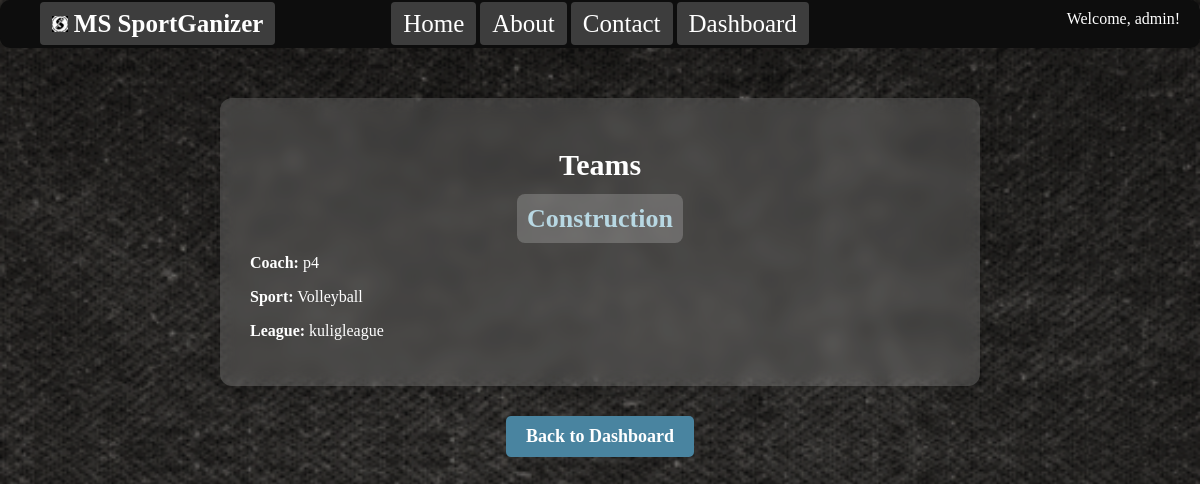
The app's page /teams/6/ (signed in) with its own data.
### accounts/models.py (models this page shows)
class CustomUser(AbstractUser):
    ROLE_CHOICES = [
        ('admin', 'Admin'),
        ('player', 'Player'),
        ('coach', 'Coach'),
    ]
    role = models.CharField(max_length=20, choices=ROLE_CHOICES)
    age = models.IntegerField(null=True, blank=True)
    phone_number = models.CharField(max_length=15, null=True, blank=True)
    sport = models.ForeignKey('app.Sport', on_delete=models.CASCADE, null=True, blank=True)
    team = models.ForeignKey('app.Team', on_delete=models.CASCADE, null=True, blank=True)
    league = models.ForeignKey('app.League', on_delete=models.CASCADE, null=True, blank=True)
    position = models.ForeignKey('app.Position', on_delete=models.CASCADE, null=True, blank=True)
    jersey_number = models.IntegerField(null=True, blank=True)
    coaching_experience = models.TextField(null=True, blank=True)
    def __str__(self):
        return self.username

### app/models.py (models this page shows, shortened)
class Team(models.Model):
    team_name = models.CharField(max_length=100)
    coach = models.ForeignKey(CustomUser, on_delete=models.SET_NULL, null=True, related_name="coached_teams")
    sport = models.ForeignKey(Sport, on_delete=models.CASCADE, related_name="teams")
    league = models.ForeignKey(League, on_delete=models.CASCADE, related_name="teams")

class Sport(models.Model):
    sport_name = models.CharField(max_length=100)
    description = models.TextField(blank=True, null=True)
    rules = models.TextField(blank=True, null=True)
    history = models.TextField(blank=True, null=True)
    icon_path = models.CharField(max_length=255, blank=True)  # Local file path

class League(models.Model):
    league_name = models.CharField(max_length=100)
    sport = models.ManyToManyField(Sport, related_name="leagues")
    location = models.CharField(max_length=100)
    start_date = models.DateField()
    end_date = models.DateField()

### app/views.py (the view)
# urls.py: path('teams/<int:pk>/', TeamsDetailView.as_view(), name='teams_detail'),
class TeamsDetailView(DetailView):
    template_name = 'app/teams/teams_detail.html'
    model = Team
    context_object_name = 'team'

### app/templates/app/teams/teams_detail.html
{% extends 'app/base.html' %}
{% load static %}
{% block content %}
<div class="form-container">
   <h1 class="section-title">Teams</h1>
    <h2 class="team-name"><a href="{% url 'teams_detail' team.pk %}">{{ team.team_name }}</a></h2>
    <p><strong>Coach:</strong> {{ team.coach }}</p>
    <p><strong>Sport:</strong> {{ team.sport.sport_name }}</p>
    <p><strong>League:</strong> {{ team.league.league_name }}</p>
</div>
<div class="back-button">
<a href="{% url 'dashboard' %}" class="back-link">Back to Dashboard</a>
</div>
{% endblock content %}

### app/templates/app/navbar.html
{% load static %}
<header>
    <div class="header-title">
        {% if user.is_authenticated %}
        <h1><a href="{% url 'home' %}"><img src="{% static 'images/favicon.ico' %}" alt="Logo"> MS SportGanizer</a></h1>
        {% endif %}
    </div>
    <nav class="header-nav">
        <a href="{% url 'home' %}">Home</a>
        <a href="{% url 'about' %}">About</a>
        <a href="{% url 'contact' %}">Contact</a>
        {% if user.is_authenticated %}
        <a href="{% url 'dashboard' %}">Dashboard</a>
        {% endif %}
    </nav>
    <div class="header-auth">
        {% if user.is_authenticated %}
            <p>Welcome, {{ user.username }}!</p>
        {% endif %}
    </div>
</header>

### static/css/base.css (style rules this page uses)
body { background-color: #090909; background-image: url("/static/images/exclusive-paper.png"), linear-gradient(to bottom, #000000, #000000); background-blend-mode: normal; background-attachment: fixed; background-size: cover; height: 100vh; margin: 0; overflow-x: hidden; color: white; }
header { background-color: #0d0d0d; border-radius: 10px; padding: 10px; display: flex; justify-content: space-between; }
header a { color: white; text-decoration: none; font-size: 25px; padding: 8px 12px; border-radius: 4px; transition: background-color 0.3s ease; border: none; }
.header-title { flex: 1; }
.header-title h1 { margin: 0; font-size: 24px; }
.header-title h1 a { color: white; text-decoration: none; }
.header-nav { flex: 2; text-align: center; }
.header-auth { flex: 1; text-align: right; }
.header-auth p { display: inline; margin-right: 10px; color: white; }
h1, h3 { color: white; }
a { color: #b8d8e3; text-decoration: none; padding: 10px; background-color: rgba(255, 255, 255, 0.2); border-radius: 8px; transition: background-color 0.3s ease; }

### static/css/table.css (style rules this page uses)
h1 { color: #ffffff; }

### static/css/form.css (style rules this page uses)
h2 { color: #fff; text-align: center; margin-bottom: 15px; font-size: 24px; font-weight: bold; }
h2 { color: #fff; text-align: center; margin-bottom: 20px; font-size: 26px; font-weight: 600; }
.form-container { background: rgba(255, 255, 255, 0.15); padding: 30px; border-radius: 12px; box-shadow: 0px 6px 15px rgba(0, 0, 0, 0.2); width: 100%; max-width: 700px; backdrop-filter: blur(8px); margin: auto; margin-top: 50px; transition: all 0.3s ease-in-out; }
h1, .section-title { color: #fff; text-align: center; margin-bottom: 20px; font-size: 26px; font-weight: 600; }

### static/css/details.css (style rules this page uses)
.back-button { text-align: center; margin-top: 30px; }
.back-link { display: inline-block; padding: 10px 20px; background-color: #4984a0; color: white; font-size: 18px; text-decoration: none; border-radius: 5px; font-weight: 600; transition: background-color 0.3s ease-in-out; }
.section-title { font-size: 30px; font-weight: bold; color: #fff; text-align: center; margin-bottom: 20px; }

### records on screen
CustomUser: username "admin"
Team: team_name "Construction", coach "p4", sport.sport_name "Volleyball", league.league_name "kuligleague"
